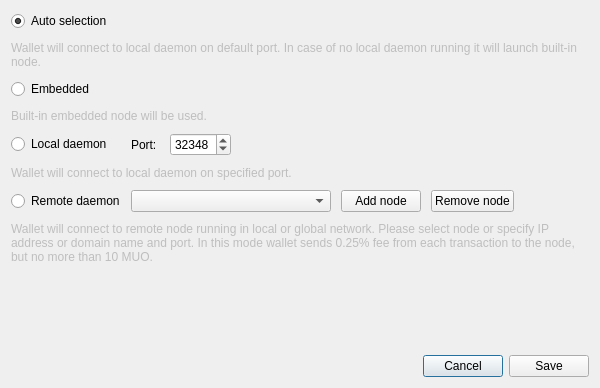
<?xml version="1.0" encoding="UTF-8"?>
<ui version="4.0">
 <class>ConnectionSettingsDialog</class>
 <widget class="QDialog" name="ConnectionSettingsDialog">
  <property name="windowModality">
   <enum>Qt::ApplicationModal</enum>
  </property>
  <property name="geometry">
   <rect>
    <x>0</x>
    <y>0</y>
    <width>600</width>
    <height>388</height>
   </rect>
  </property>
  <property name="windowTitle">
   <string>Connection settings</string>
  </property>
  <layout class="QGridLayout" name="gridLayout_2">
   <item row="2" column="0">
    <layout class="QHBoxLayout" name="horizontalLayout">
     <item>
      <spacer name="horizontalSpacer">
       <property name="orientation">
        <enum>Qt::Horizontal</enum>
       </property>
       <property name="sizeHint" stdset="0">
        <size>
         <width>40</width>
         <height>20</height>
        </size>
       </property>
      </spacer>
     </item>
     <item>
      <widget class="QPushButton" name="connectionCancelButton">
       <property name="text">
        <string>Cancel</string>
       </property>
      </widget>
     </item>
     <item>
      <widget class="QPushButton" name="connectionSaveButton">
       <property name="text">
        <string>Save</string>
       </property>
      </widget>
     </item>
    </layout>
   </item>
   <item row="0" column="0">
    <layout class="QGridLayout" name="gridLayout">
     <property name="sizeConstraint">
      <enum>QLayout::SetMaximumSize</enum>
     </property>
     <property name="verticalSpacing">
      <number>10</number>
     </property>
     <item row="0" column="0">
      <widget class="QRadioButton" name="radioButton_1">
       <property name="enabled">
        <bool>true</bool>
       </property>
       <property name="text">
        <string>Auto selection</string>
       </property>
       <property name="checked">
        <bool>true</bool>
       </property>
      </widget>
     </item>
     <item row="1" column="0" colspan="2">
      <widget class="QLabel" name="label">
       <property name="enabled">
        <bool>false</bool>
       </property>
       <property name="text">
        <string>Wallet will connect to local daemon on default port. In case of no local daemon running it will launch built-in node.</string>
       </property>
       <property name="wordWrap">
        <bool>true</bool>
       </property>
      </widget>
     </item>
     <item row="2" column="0">
      <widget class="QRadioButton" name="radioButton_2">
       <property name="text">
        <string>Embedded</string>
       </property>
      </widget>
     </item>
     <item row="3" column="0" colspan="2">
      <widget class="QLabel" name="label_2">
       <property name="enabled">
        <bool>false</bool>
       </property>
       <property name="text">
        <string>Built-in embedded node will be used.</string>
       </property>
       <property name="wordWrap">
        <bool>true</bool>
       </property>
      </widget>
     </item>
     <item row="4" column="0">
      <widget class="QRadioButton" name="radioButton_3">
       <property name="text">
        <string>Local daemon</string>
       </property>
      </widget>
     </item>
     <item row="4" column="1">
      <layout class="QHBoxLayout" name="horizontalLayout_2">
       <property name="spacing">
        <number>10</number>
       </property>
       <item>
        <widget class="QLabel" name="label_3">
         <property name="text">
          <string>Port: </string>
         </property>
        </widget>
       </item>
       <item>
        <widget class="QSpinBox" name="m_localDaemonPort">
         <property name="minimum">
          <number>0</number>
         </property>
         <property name="maximum">
          <number>65535</number>
         </property>
         <property name="value">
          <number>32348</number>
         </property>
         <property name="displayIntegerBase">
          <number>10</number>
         </property>
        </widget>
       </item>
       <item>
        <spacer name="horizontalSpacer_2">
         <property name="orientation">
          <enum>Qt::Horizontal</enum>
         </property>
         <property name="sizeHint" stdset="0">
          <size>
           <width>40</width>
           <height>20</height>
          </size>
         </property>
        </spacer>
       </item>
      </layout>
     </item>
     <item row="5" column="0" colspan="2">
      <widget class="QLabel" name="label_4">
       <property name="enabled">
        <bool>false</bool>
       </property>
       <property name="text">
        <string>Wallet will connect to local daemon on specified port.</string>
       </property>
       <property name="wordWrap">
        <bool>true</bool>
       </property>
      </widget>
     </item>
     <item row="6" column="0">
      <widget class="QRadioButton" name="radioButton_4">
       <property name="text">
        <string>Remote daemon</string>
       </property>
      </widget>
     </item>
     <item row="6" column="1">
      <layout class="QHBoxLayout" name="horizontalLayout_3">
       <property name="spacing">
        <number>10</number>
       </property>
       <item>
        <widget class="QComboBox" name="remoteNodesComboBox">
         <property name="minimumSize">
          <size>
           <width>200</width>
           <height>0</height>
          </size>
         </property>
         <property name="editable">
          <bool>false</bool>
         </property>
         <property name="insertPolicy">
          <enum>QComboBox::InsertAtTop</enum>
         </property>
        </widget>
       </item>
       <item>
        <widget class="QPushButton" name="addNodeButton">
         <property name="text">
          <string>Add node</string>
         </property>
         <property name="icon">
          <iconset resource="../../resources.qrc">
           <normaloff>:/icons/add</normaloff>:/icons/add</iconset>
         </property>
        </widget>
       </item>
       <item>
        <widget class="QPushButton" name="removeNodeButton">
         <property name="text">
          <string>Remove node</string>
         </property>
         <property name="icon">
          <iconset resource="../../resources.qrc">
           <normaloff>:/icons/remove</normaloff>:/icons/remove</iconset>
         </property>
        </widget>
       </item>
       <item>
        <spacer name="horizontalSpacer_3">
         <property name="orientation">
          <enum>Qt::Horizontal</enum>
         </property>
         <property name="sizeHint" stdset="0">
          <size>
           <width>40</width>
           <height>20</height>
          </size>
         </property>
        </spacer>
       </item>
      </layout>
     </item>
     <item row="7" column="0" colspan="2">
      <widget class="QLabel" name="label_5">
       <property name="enabled">
        <bool>false</bool>
       </property>
       <property name="sizePolicy">
        <sizepolicy hsizetype="Preferred" vsizetype="MinimumExpanding">
         <horstretch>0</horstretch>
         <verstretch>0</verstretch>
        </sizepolicy>
       </property>
       <property name="minimumSize">
        <size>
         <width>0</width>
         <height>40</height>
        </size>
       </property>
       <property name="text">
        <string>Wallet will connect to remote node running in local or global network. Please select node or specify IP address or domain name and port. In this mode wallet sends 0.25% fee from each transaction to the node, but no more than 10 MUO.</string>
       </property>
       <property name="wordWrap">
        <bool>true</bool>
       </property>
      </widget>
     </item>
    </layout>
   </item>
   <item row="1" column="0">
    <spacer name="verticalSpacer">
     <property name="orientation">
      <enum>Qt::Vertical</enum>
     </property>
     <property name="sizeHint" stdset="0">
      <size>
       <width>20</width>
       <height>40</height>
      </size>
     </property>
    </spacer>
   </item>
  </layout>
 </widget>
 <resources>
  <include location="../../resources.qrc"/>
 </resources>
 <connections>
  <connection>
   <sender>connectionCancelButton</sender>
   <signal>clicked()</signal>
   <receiver>ConnectionSettingsDialog</receiver>
   <slot>reject()</slot>
   <hints>
    <hint type="sourcelabel">
     <x>549</x>
     <y>259</y>
    </hint>
    <hint type="destinationlabel">
     <x>338</x>
     <y>140</y>
    </hint>
   </hints>
  </connection>
  <connection>
   <sender>connectionSaveButton</sender>
   <signal>clicked()</signal>
   <receiver>ConnectionSettingsDialog</receiver>
   <slot>accept()</slot>
   <hints>
    <hint type="sourcelabel">
     <x>630</x>
     <y>259</y>
    </hint>
    <hint type="destinationlabel">
     <x>338</x>
     <y>140</y>
    </hint>
   </hints>
  </connection>
  <connection>
   <sender>addNodeButton</sender>
   <signal>clicked()</signal>
   <receiver>ConnectionSettingsDialog</receiver>
   <slot>addNodeClicked()</slot>
   <hints>
    <hint type="sourcelabel">
     <x>361</x>
     <y>153</y>
    </hint>
    <hint type="destinationlabel">
     <x>290</x>
     <y>135</y>
    </hint>
   </hints>
  </connection>
  <connection>
   <sender>removeNodeButton</sender>
   <signal>clicked()</signal>
   <receiver>ConnectionSettingsDialog</receiver>
   <slot>removeNodeClicked()</slot>
   <hints>
    <hint type="sourcelabel">
     <x>459</x>
     <y>177</y>
    </hint>
    <hint type="destinationlabel">
     <x>299</x>
     <y>193</y>
    </hint>
   </hints>
  </connection>
 </connections>
</ui>
